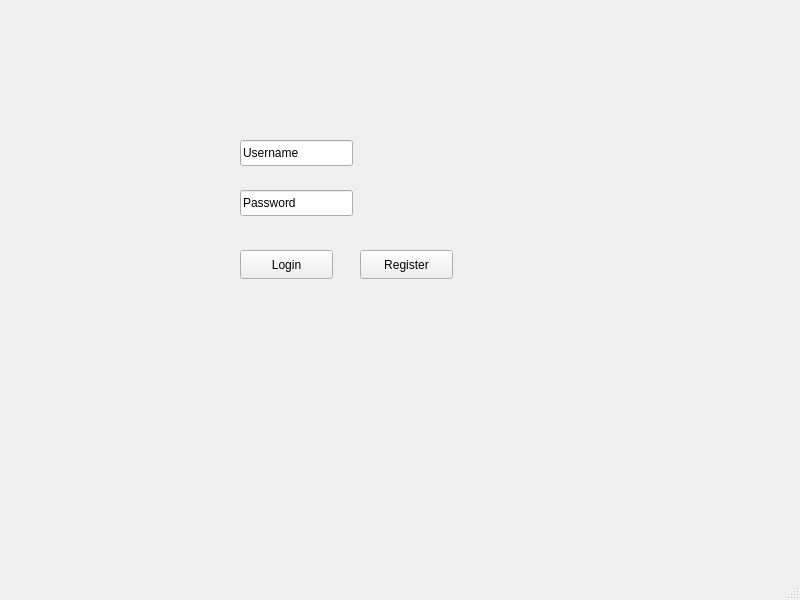
<?xml version="1.0" encoding="UTF-8"?>
<ui version="4.0">
 <class>LoginWindow</class>
 <widget class="QMainWindow" name="LoginWindow">
  <property name="geometry">
   <rect>
    <x>0</x>
    <y>0</y>
    <width>800</width>
    <height>600</height>
   </rect>
  </property>
  <property name="windowTitle">
   <string>LoginWindow</string>
  </property>
  <widget class="QWidget" name="centralwidget">
   <widget class="QPushButton" name="Login">
    <property name="geometry">
     <rect>
      <x>240</x>
      <y>250</y>
      <width>93</width>
      <height>29</height>
     </rect>
    </property>
    <property name="text">
     <string>Login</string>
    </property>
   </widget>
   <widget class="QLineEdit" name="Username">
    <property name="geometry">
     <rect>
      <x>240</x>
      <y>140</y>
      <width>113</width>
      <height>26</height>
     </rect>
    </property>
    <property name="text">
     <string>Username</string>
    </property>
   </widget>
   <widget class="QPushButton" name="Register">
    <property name="geometry">
     <rect>
      <x>360</x>
      <y>250</y>
      <width>93</width>
      <height>29</height>
     </rect>
    </property>
    <property name="text">
     <string>Register</string>
    </property>
   </widget>
   <widget class="QLineEdit" name="Password">
    <property name="geometry">
     <rect>
      <x>240</x>
      <y>190</y>
      <width>113</width>
      <height>26</height>
     </rect>
    </property>
    <property name="text">
     <string>Password</string>
    </property>
   </widget>
   <widget class="QLabel" name="loginStatus">
    <property name="geometry">
     <rect>
      <x>240</x>
      <y>300</y>
      <width>241</width>
      <height>20</height>
     </rect>
    </property>
    <property name="text">
     <string/>
    </property>
   </widget>
  </widget>
  <widget class="QMenuBar" name="menubar">
   <property name="geometry">
    <rect>
     <x>0</x>
     <y>0</y>
     <width>800</width>
     <height>26</height>
    </rect>
   </property>
  </widget>
  <widget class="QStatusBar" name="statusbar"/>
 </widget>
 <resources/>
 <connections/>
</ui>
